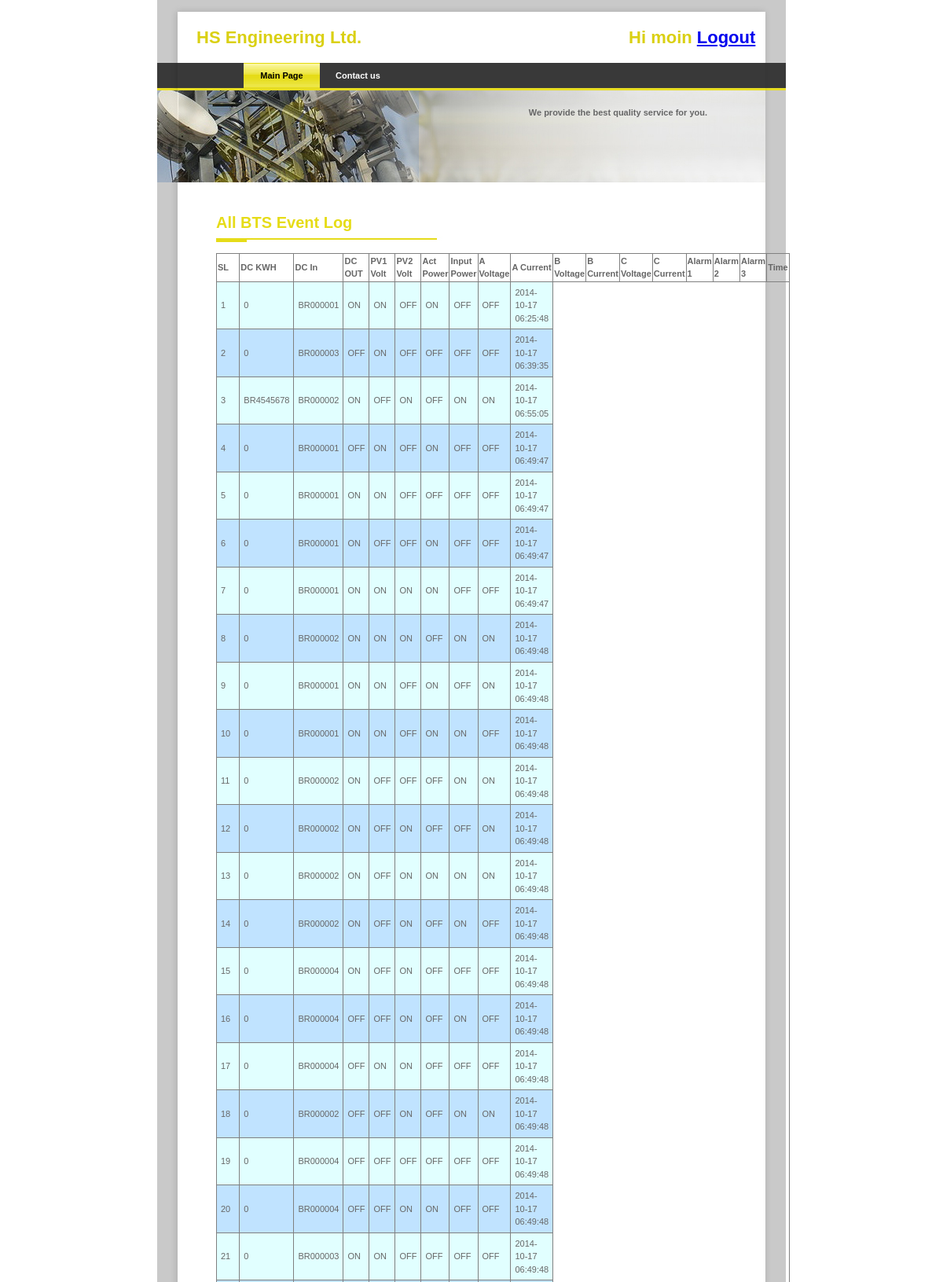
/robi/log_base.php (signed in, upper part), run on the app's committed database.
### tables this page shows
CREATE TABLE IF NOT EXISTS `bts_event_log` (
  `id` int(11) NOT NULL AUTO_INCREMENT,
  `bts_id` varchar(50) NOT NULL COMMENT 'id of s informationtable ''bt''',
  `door` tinyint(1) NOT NULL COMMENT '1=on, 0= off',
  `generator` tinyint(1) NOT NULL COMMENT '1=on, 0= off',
  `main` tinyint(1) NOT NULL COMMENT '1=on, 0= off',
  `aviation` tinyint(1) NOT NULL COMMENT '1=on, 0= off',
  `esc` tinyint(1) NOT NULL COMMENT '1=on, 0= off',
  `others` tinyint(1) NOT NULL COMMENT '1=on, 0= off',
  `user_id` int(11) NOT NULL COMMENT 'id of table "users"',
  `card_number` varchar(100) NOT NULL,
  `operation_method` varchar(50) NOT NULL COMMENT 'web or device',
  `status` tinyint(1) NOT NULL COMMENT '1=active, 0=inactive',
  `create_date` datetime NOT NULL,
  `modify_date` timestamp NOT NULL DEFAULT CURRENT_TIMESTAMP ON UPDATE CURRENT_TIMESTAMP,
  PRIMARY KEY (`id`)
);

### robi/log_base.php (the view, shortened to what this page needs)
<?php include('header.php');?>
    <div id="templatemo_header_pic">
      <div id="templatemo_slogan">We provide the best quality service for you.</div>
    </div>
  <div id="templatemo_content">
     <div id="templatemo_top" style="min-height:400px;">
      <h1>All BTS Event Log</h1>
      <p>
		<div style="width:650px; float:left">
			<table border="1"  style="width:100%; border-collapse:collapse">
										<tr>
											<th>SL</th>
											<th>DC KWH</th>
											<th>DC In</th>
											<th>DC OUT</th>
											<th>PV1 Volt</th>
											<th>PV2 Volt</th>
											<th>Act Power</th>
											<th>Input Power</th>
											<th>A Voltage</th>
											<th>A Current</th>
											<th>B Voltage</th>
											<th>B Current</th>
											<th>C Voltage</th>
											<th>C Current</th>
											<th>Alarm 1</th>
											<th>Alarm 2</th>
											<th>Alarm 3</th>
											<th>Time</th>
										</tr>
						<?php
						$dbhost       = "localhost";
						$dbuser = "root";
						$dbpass = "";
						$conn = mysqli_connect($dbhost, $dbuser, $dbpass);
						$sql = 'SELECT * FROM powertec_robi.bts_event_log';
						$result = mysqli_query( $conn, $sql  );
						$i=1;
						while($row = mysqli_fetch_array($result))
						{
											$class=$i%2;
											if($class==1)
												$class ='odd';
											else
												$class ='even';
											?>
											<tr class="<?php echo $class;?>">
											<td><?php echo $i; ?></td>
											<td><?php if(!empty($row['card_number'])) {echo $row['card_number'];} else {echo $row['user_id'] ;} ?></td>
											<td><?php echo $row['bts_id'] ; ?></td>
											<td><?php echo status_text($row['door']);?></td>
											<td><?php echo status_text($row['generator']) ; ?></td>
											<td><?php echo status_text($row['main']) ; ?></td>
											<td><?php echo status_text($row['aviation']) ; ?></td>
											<td><?php echo status_text($row['esc']) ; ?></td>
											<td><?php echo status_text($row['others']) ; ?></td>
											<td><?php echo $row['modify_date'] ; ?></td>
										</tr>
						<?php
						$i++;
						}?>
						</table>
		</div>
	  </p>
    </div>
    <?php
  function status_text($value){
	if($value==0)
		return "OFF";
	else
		Return "ON";
  }
  ?>
  </div>
<?php include('footer.php');?>

### robi/templatemo_style.css (style rules this page uses)
body { margin: 0; padding:0; font-family: Arial, Helvetica, sans-serif; font-size: 11px; line-height: 1.5em; color: #666666; }
h1 { height: 33px; font-size: 20px; font-weight: bold; color: #e6dc18; background: url(images/templatemo_h1.jpg) no-repeat; }
#templatemo_header_pic { height: 117px; background: url(images/templatemo_slogan.jpg) no-repeat; }
#templatemo_slogan { float: right; width: 700px; text-align: right; padding-right: 100px; padding-top: 20px; font-weight: bold; }
#templatemo_content { width: 800px; }
#templatemo_top { float: left; width: 650px; margin-top: 30px; padding-left: 75px; text-align: justify; }

### robi/log_base.php (style rules this page uses)
table tr td { padding:5px; }
.odd { background-color:#E1FFFF; }
.even { background-color:#C0E3FF; }

### data on the page
bts_event_log: user "0", bts "BR000001", door "ON", generator "ON", main "OFF", aviation "ON", esc "OFF", others "OFF", modify_date "2014-10-17 06:25:48"
bts_event_log: user "0", bts "BR000003", door "OFF", generator "ON", main "OFF", aviation "OFF", esc "OFF", others "OFF", modify_date "2014-10-17 06:39:35"
bts_event_log: card_number "BR4545678", bts "BR000002", door "ON", generator "OFF", main "ON", aviation "OFF", esc "ON", others "ON", modify_date "2014-10-17 06:55:05"
bts_event_log: user "0", bts "BR000001", door "OFF", generator "ON", main "OFF", aviation "ON", esc "OFF", others "OFF", modify_date "2014-10-17 06:49:47"
bts_event_log: user "0", bts "BR000001", door "ON", generator "ON", main "OFF", aviation "OFF", esc "OFF", others "OFF", modify_date "2014-10-17 06:49:47"
bts_event_log: user "0", bts "BR000001", door "ON", generator "OFF", main "OFF", aviation "ON", esc "OFF", others "OFF", modify_date "2014-10-17 06:49:47"
bts_event_log: user "0", bts "BR000001", door "ON", generator "ON", main "ON", aviation "ON", esc "OFF", others "OFF", modify_date "2014-10-17 06:49:47"
bts_event_log: user "0", bts "BR000002", door "ON", generator "ON", main "ON", aviation "OFF", esc "ON", others "ON", modify_date "2014-10-17 06:49:48"
bts_event_log: user "0", bts "BR000001", door "ON", generator "ON", main "OFF", aviation "ON", esc "OFF", others "ON", modify_date "2014-10-17 06:49:48"
bts_event_log: user "0", bts "BR000001", door "ON", generator "ON", main "OFF", aviation "ON", esc "ON", others "OFF", modify_date "2014-10-17 06:49:48"
bts_event_log: user "0", bts "BR000002", door "ON", generator "OFF", main "OFF", aviation "OFF", esc "ON", others "ON", modify_date "2014-10-17 06:49:48"
bts_event_log: user "0", bts "BR000002", door "ON", generator "OFF", main "ON", aviation "OFF", esc "OFF", others "ON", modify_date "2014-10-17 06:49:48"
bts_event_log: user "0", bts "BR000002", door "ON", generator "OFF", main "ON", aviation "ON", esc "ON", others "ON", modify_date "2014-10-17 06:49:48"
bts_event_log: user "0", bts "BR000002", door "ON", generator "OFF", main "ON", aviation "OFF", esc "ON", others "OFF", modify_date "2014-10-17 06:49:48"
bts_event_log: user "0", bts "BR000004", door "ON", generator "OFF", main "ON", aviation "OFF", esc "OFF", others "OFF", modify_date "2014-10-17 06:49:48"
bts_event_log: user "0", bts "BR000004", door "OFF", generator "OFF", main "ON", aviation "OFF", esc "ON", others "OFF", modify_date "2014-10-17 06:49:48"
bts_event_log: user "0", bts "BR000004", door "OFF", generator "ON", main "ON", aviation "OFF", esc "OFF", others "OFF", modify_date "2014-10-17 06:49:48"
bts_event_log: user "0", bts "BR000002", door "OFF", generator "OFF", main "ON", aviation "OFF", esc "ON", others "ON", modify_date "2014-10-17 06:49:48"
bts_event_log: user "0", bts "BR000004", door "OFF", generator "OFF", main "OFF", aviation "OFF", esc "OFF", others "OFF", modify_date "2014-10-17 06:49:48"
bts_event_log: user "0", bts "BR000004", door "OFF", generator "OFF", main "ON", aviation "ON", esc "OFF", others "OFF", modify_date "2014-10-17 06:49:48"
bts_event_log: user "0", bts "BR000003", door "ON", generator "ON", main "OFF", aviation "OFF", esc "OFF", others "OFF", modify_date "2014-10-17 06:49:48"

### other printed values
$username "moin"
